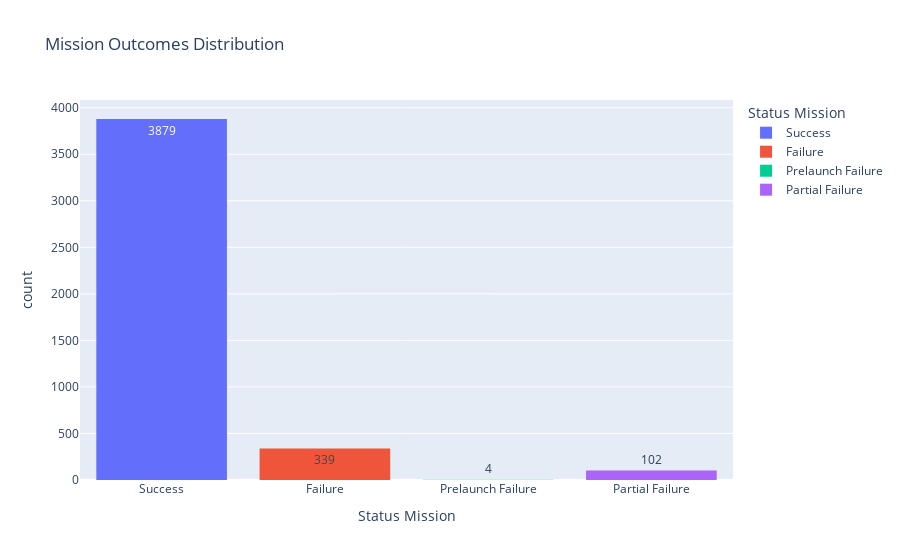

Source (notebook cell):
### Markdown cell above
## Mission outcomes distribution

### Code cell
fig = px.histogram(
    df, 
    x='Status Mission', 
    title='Mission Outcomes Distribution',
    text_auto=True,
    color='Status Mission'
)
fig.show()

### Figure 1 — Plotly figure (JSON) as saved in the notebook; plotly's stock layout.template omitted (floating-point values rounded to 4 significant figures; data arrays with more than 128 entries replaced by an {"elided": "..."} marker saying what was removed)
{"data": [{"bingroup": "x", "hovertemplate": "Status Mission=%{x}<br>count=%{y}<extra></extra>", "legendgroup": "Success", "marker": {"color": "#636efa", "pattern": {"shape": ""}}, "name": "Success", "orientation": "v", "showlegend": true, "texttemplate": "%{value}", "type": "histogram", "x": {"elided": "3879 str values"}, "xaxis": "x", "yaxis": "y"}, {"bingroup": "x", "hovertemplate": "Status Mission=%{x}<br>count=%{y}<extra></extra>", "legendgroup": "Failure", "marker": {"color": "#EF553B", "pattern": {"shape": ""}}, "name": "Failure", "orientation": "v", "showlegend": true, "texttemplate": "%{value}", "type": "histogram", "x": {"elided": "339 str values"}, "xaxis": "x", "yaxis": "y"}, {"bingroup": "x", "hovertemplate": "Status Mission=%{x}<br>count=%{y}<extra></extra>", "legendgroup": "Prelaunch Failure", "marker": {"color": "#00cc96", "pattern": {"shape": ""}}, "name": "Prelaunch Failure", "orientation": "v", "showlegend": true, "texttemplate": "%{value}", "type": "histogram", "x": ["Prelaunch Failure", "Prelaunch Failure", "Prelaunch Failure", "Prelaunch Failure"], "xaxis": "x", "yaxis": "y"}, {"bingroup": "x", "hovertemplate": "Status Mission=%{x}<br>count=%{y}<extra></extra>", "legendgroup": "Partial Failure", "marker": {"color": "#ab63fa", "pattern": {"shape": ""}}, "name": "Partial Failure", "orientation": "v", "showlegend": true, "texttemplate": "%{value}", "type": "histogram", "x": ["Partial Failure", "Partial Failure", "Partial Failure", "Partial Failure", "Partial Failure", "Partial Failure", "Partial Failure", "Partial Failure", "Partial Failure", "Partial Failure", "Partial Failure", "Partial Failure", "Partial Failure", "Partial Failure", "Partial Failure", "Partial Failure", "Partial Failure", "Partial Failure", "Partial Failure", "Partial Failure", "Partial Failure", "Partial Failure", "Partial Failure", "Partial Failure", "Partial Failure", "Partial Failure", "Partial Failure", "Partial Failure", "Partial Failure", "Partial Failure", "Partial Failure", "Partial Failure", "Partial Failure", "Partial Failure", "Partial Failure", "Partial Failure", "Partial Failure", "Partial Failure", "Partial Failure", "Partial Failure", "Partial Failure", "Partial Failure", "Partial Failure", "Partial Failure", "Partial Failure", "Partial Failure", "Partial Failure", "Partial Failure", "Partial Failure", "Partial Failure", "Partial Failure", "Partial Failure", "Partial Failure", "Partial Failure", "Partial Failure", "Partial Failure", "Partial Failure", "Partial Failure", "Partial Failure", "Partial Failure", "Partial Failure", "Partial Failure", "Partial Failure", "Partial Failure", "Partial Failure", "Partial Failure", "Partial Failure", "Partial Failure", "Partial Failure", "Partial Failure", "Partial Failure", "Partial Failure", "Partial Failure", "Partial Failure", "Partial Failure", "Partial Failure", "Partial Failure", "Partial Failure", "Partial Failure", "Partial Failure", "Partial Failure", "Partial Failure", "Partial Failure", "Partial Failure", "Partial Failure", "Partial Failure", "Partial Failure", "Partial Failure", "Partial Failure", "Partial Failure", "Partial Failure", "Partial Failure", "Partial Failure", "Partial Failure", "Partial Failure", "Partial Failure", "Partial Failure", "Partial Failure", "Partial Failure", "Partial Failure", "Partial Failure", "Partial Failure"], "xaxis": "x", "yaxis": "y"}], "layout": {"barmode": "relative", "legend": {"title": {"text": "Status Mission"}, "tracegroupgap": 0}, "title": {"text": "Mission Outcomes Distribution"}, "xaxis": {"anchor": "y", "categoryarray": ["Success", "Failure", "Prelaunch Failure", "Partial Failure"], "categoryorder": "array", "domain": [0, 1], "title": {"text": "Status Mission"}}, "yaxis": {"anchor": "x", "domain": [0, 1], "title": {"text": "count"}}}}
